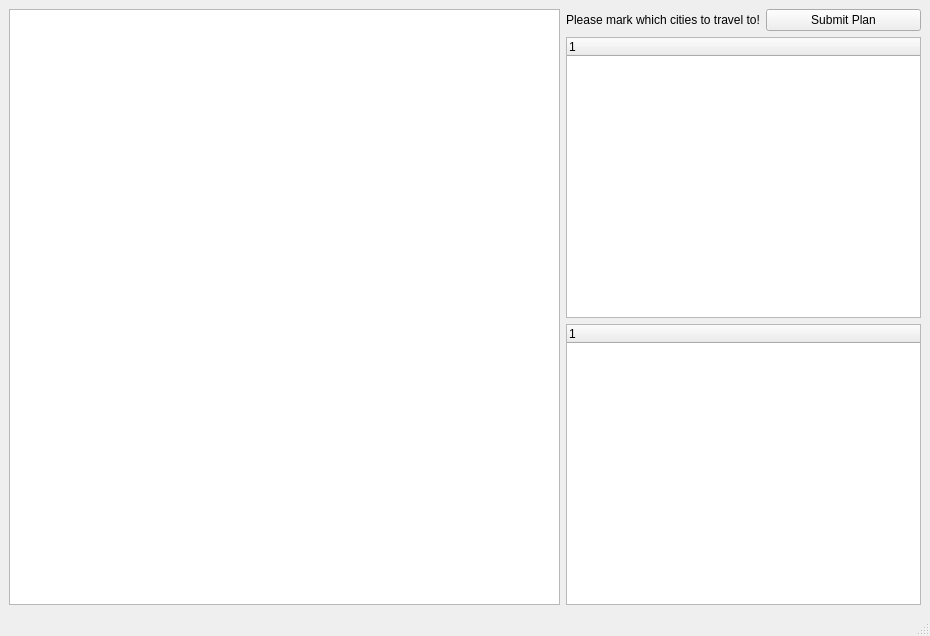
<?xml version="1.0" encoding="UTF-8"?>
<ui version="4.0">
 <class>MainWindow</class>
 <widget class="QMainWindow" name="MainWindow">
  <property name="geometry">
   <rect>
    <x>0</x>
    <y>0</y>
    <width>930</width>
    <height>636</height>
   </rect>
  </property>
  <property name="sizePolicy">
   <sizepolicy hsizetype="Fixed" vsizetype="Preferred">
    <horstretch>0</horstretch>
    <verstretch>0</verstretch>
   </sizepolicy>
  </property>
  <property name="windowTitle">
   <string>MainWindow</string>
  </property>
  <widget class="QWidget" name="centralwidget">
   <property name="enabled">
    <bool>true</bool>
   </property>
   <layout class="QGridLayout" name="gridLayout">
    <item row="1" column="1">
     <widget class="QTreeWidget" name="citiesTreeWidget">
      <property name="sizePolicy">
       <sizepolicy hsizetype="Preferred" vsizetype="Expanding">
        <horstretch>0</horstretch>
        <verstretch>0</verstretch>
       </sizepolicy>
      </property>
      <property name="minimumSize">
       <size>
        <width>355</width>
        <height>260</height>
       </size>
      </property>
      <column>
       <property name="text">
        <string notr="true">1</string>
       </property>
      </column>
     </widget>
    </item>
    <item row="2" column="1">
     <widget class="QTreeWidget" name="planTreeWidget">
      <property name="sizePolicy">
       <sizepolicy hsizetype="Preferred" vsizetype="Expanding">
        <horstretch>0</horstretch>
        <verstretch>0</verstretch>
       </sizepolicy>
      </property>
      <column>
       <property name="text">
        <string notr="true">1</string>
       </property>
      </column>
     </widget>
    </item>
    <item row="0" column="0" rowspan="3">
     <widget class="QTableView" name="tableView">
      <property name="sizePolicy">
       <sizepolicy hsizetype="Expanding" vsizetype="Expanding">
        <horstretch>0</horstretch>
        <verstretch>0</verstretch>
       </sizepolicy>
      </property>
      <property name="maximumSize">
       <size>
        <width>1677215</width>
        <height>16777215</height>
       </size>
      </property>
     </widget>
    </item>
    <item row="0" column="1">
     <layout class="QHBoxLayout" name="horizontalLayout_2">
      <item>
       <widget class="QLabel" name="label">
        <property name="sizePolicy">
         <sizepolicy hsizetype="Fixed" vsizetype="Fixed">
          <horstretch>0</horstretch>
          <verstretch>0</verstretch>
         </sizepolicy>
        </property>
        <property name="text">
         <string>Please mark which cities to travel to!</string>
        </property>
        <property name="alignment">
         <set>Qt::AlignCenter</set>
        </property>
       </widget>
      </item>
      <item>
       <widget class="QPushButton" name="pushButton">
        <property name="text">
         <string>Submit Plan</string>
        </property>
       </widget>
      </item>
     </layout>
    </item>
   </layout>
  </widget>
  <widget class="QStatusBar" name="statusbar"/>
  <widget class="QMenuBar" name="menubar">
   <property name="geometry">
    <rect>
     <x>0</x>
     <y>0</y>
     <width>930</width>
     <height>26</height>
    </rect>
   </property>
  </widget>
  <action name="actionCircle">
   <property name="text">
    <string>Circle</string>
   </property>
  </action>
  <action name="actionRectangle">
   <property name="text">
    <string>Rectangle</string>
   </property>
  </action>
  <action name="actionLine">
   <property name="text">
    <string>Line</string>
   </property>
  </action>
  <action name="actionPolyLine">
   <property name="text">
    <string>PolyLine</string>
   </property>
  </action>
  <action name="actionEllipse">
   <property name="text">
    <string>Ellipse</string>
   </property>
  </action>
  <action name="actionSquare">
   <property name="text">
    <string>Square</string>
   </property>
  </action>
  <action name="actionText">
   <property name="text">
    <string>Text</string>
   </property>
  </action>
  <action name="actionPolygon">
   <property name="text">
    <string>Polygon</string>
   </property>
  </action>
 </widget>
 <resources/>
 <connections/>
</ui>
